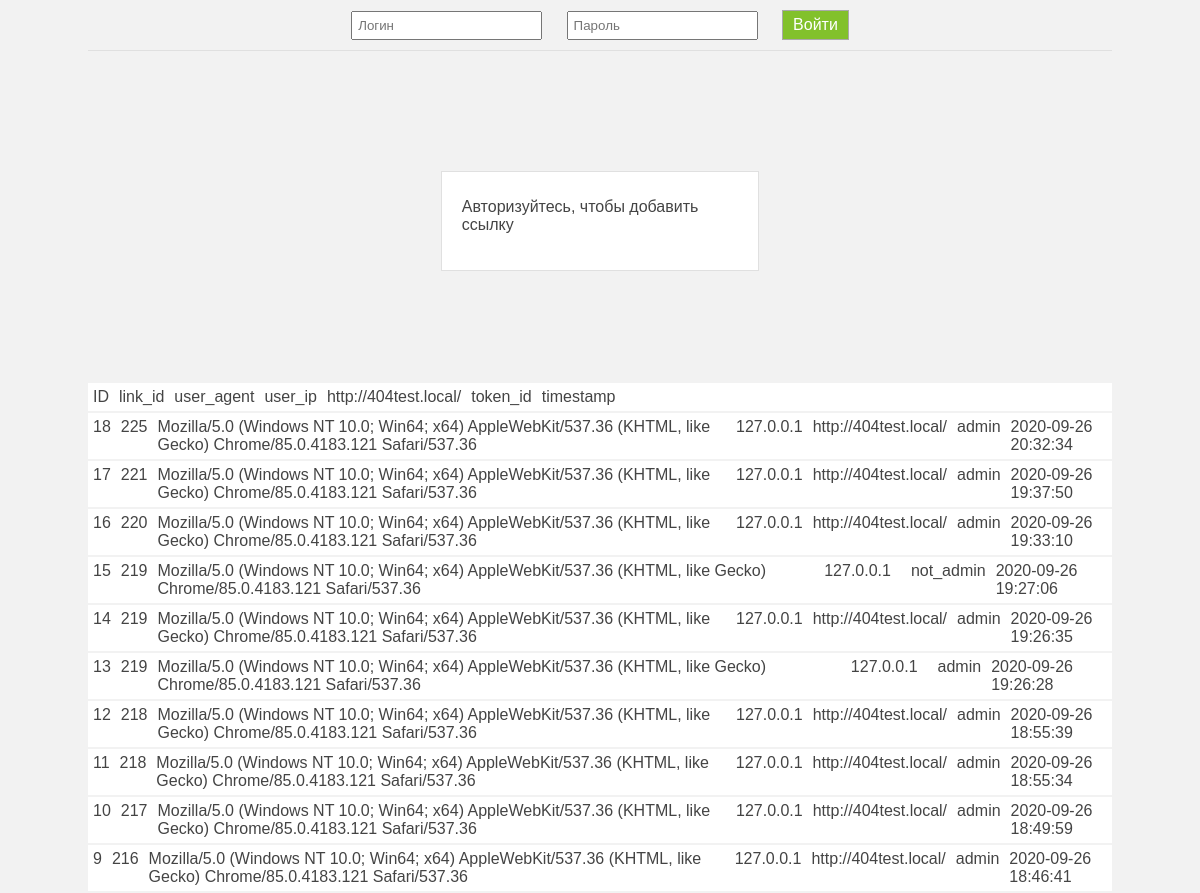
The page / on the database its author committed.
### tables this page shows
CREATE TABLE `stats` (
  `ID` int(11) NOT NULL,
  `link_id` int(11) NOT NULL,
  `user_agent` varchar(255) NOT NULL,
  `user_ip` varchar(100) NOT NULL,
  `referrer` varchar(100) NOT NULL,
  `token_id` varchar(100) NOT NULL,
  `timestamp` timestamp NOT NULL DEFAULT current_timestamp() ON UPDATE current_timestamp()
);

### index.php (called while the page is built, shortened)
<?php
function loadClasses($class)
{
    $path = __DIR__ . '/classes/';
}
$route = new Router();
$route->request($_SERVER['REQUEST_URI']);

### classes/database.php (called while the page is built, shortened)
<?php
class DataBase {
  private $pdo = null;
  function __construct(){
    try {
      $this->pdo = new PDO(
        "mysql:host=localhost;dbname=404test;charset=utf8","404test", "test404test", [
          PDO::ATTR_ERRMODE => PDO::ERRMODE_EXCEPTION,
          PDO::ATTR_DEFAULT_FETCH_MODE => PDO::FETCH_ASSOC,
          PDO::ATTR_EMULATE_PREPARES => false,
        ]
      );
    } catch (Exception $ex) { die($ex->getMessage()); }
  }
  function run($sql, $cond=null){
    $result = false;
    try {
      $this->stmt = $this->pdo->prepare($sql);
      $this->stmt->execute($cond);
      $result = $this->stmt->fetchAll();
    } catch (Exception $ex) { die($ex->getMessage()); }
    return $result;
  }
}
?>

### classes/linkdata.php (called while the page is built, shortened)
<?php
class LinkData extends Database
{
  function showStats()
  {
    $data = $this->run("SELECT * FROM `stats` order by ID desc limit 10;");
    return $data;
  }
}

### views/main.php (the view, shortened to what this page needs)
<!DOCTYPE html>
<html>
<?php
include_once("views/templates/header.php");
?>
<body>
    <div class="login">
        <?php if (User::isLogged()) { ?>
            <input id="login" type="text" placeholder="Логин" value="<?= $_SESSION['user']; ?>"></input>
            <input id="pass" type="password" placeholder="Пароль" value="****"></input>
            <div id="ajaxlogin" class="button" onClick="ajaxlogout()">Выйти</div>
        <?php } else { ?>
            <input id="login" type="text" placeholder="Логин"></input>
            <input id="pass" type="password" placeholder="Пароль"></input>
            <div id="ajaxlogin" class="button" onClick="ajaxlogin()">Войти</div>
        <?php }; ?>
    </div>
    <div class="error"></div>
    <div class="posts">
        <?php if (User::isAdmin()) { ?>
            <div class="post">
                <input id="link_url" type="text" placeholder="URL"></input>
                <div id="ajaxaddlink" class="button" onClick="ajaxaddlink()">Добавить ссылку</div>
                <div class="error"></div>
            </div>
        <?php } else { ?>
            <div class="post">
                <p>Авторизуйтесь, чтобы добавить ссылку</p>
                <div class="error"></div>
            </div>
        <?php }; ?>
    </div>
    <div class="posts">
        <div class="statsrow">
            <div class="stat">
                <div class="param">ID</div>
                <div class="param">link_id</div>
                <div class="param">user_agent</div>
                <div class="param">user_ip</div>
                <div class="param">http://404test.local/</div>
                <div class="param">token_id</div>
                <div class="param">timestamp</div>
            </div>
            <?php $linkdata = new LinkData();
            $stats = $linkdata->showStats();
            foreach ($stats as $stat) {
                echo '<div class="stat">';
                foreach ($stat as $param) {
                    echo '<div class="param">' . $param . '</div>';
                }
                echo '</div>';
            }
            ?>
        </div>
    </div>
</body>
</html>

### classes/router.php (shortened to what this page needs)
<?php
class Router
{
    function request($request)
    {
        $docroot = $_SERVER['DOCUMENT_ROOT'];
        switch ($request) {
            case '/':
            case '':
                require $docroot . '/views/main.php';
                break;
        }
    }
}

### views/templates/header.php (shortened to what this page needs)
<head>
    <link rel="stylesheet" type="text/css" href="views/css/main.css">
</head>

### views/css/main.css (style rules this page uses)
html, body { margin: 0; width: 100%; }
html { background: #f2f2f2; font-family: Arial; color: #444; }
.login { margin: 0 auto; border-bottom: 1px solid #e0e0e0; width: 1024px; text-align: center; }
.login input { margin: 10px; display: inline-block; position: relative; padding: 5px; }
.login .button { margin: 10px; display: inline-block; position: relative; padding: 5px 10px; cursor: pointer; border: 1px solid darkgrey; }
.stat { display: flex; background: #fff; margin: 2px 0; }
.param { padding: 5px; }
.posts { align-content: flex-start; display: flex; flex-wrap: wrap; align-items: center; justify-content: center; width: 100%; max-width: 1024px; margin: 0 auto; padding-top: 100px; align-items: flex-end; }
.post { position: relative; background: #fff; padding: 10px 20px; margin: 10px; display: inline-block; flex: 1 0 27%; max-width: 27%; min-width: 27%; border: 1px solid #e0e0e0; text-decoration: none; }
.button { color: #fff; text-align: center; background: #82c12b; margin: 10px 0 0; padding: 5px; transition: all 0.4s; cursor: pointer; }
.error { text-align: center; padding: 10px 5px 0; color: black; font-size: 14px; word-break: break-word; }

### rows shown on the page
stats: ID "18", link "225", user_agent "Mozilla/5.0 (Windows NT 10.0; Win64; x64) AppleWebKit/537.36 (KHTML, like Gecko) Chrome/85.0.4183.121 Safari/537.36", user_ip "127.0.0.1", referrer "http://404test.local/", token "admin", timestamp "2020-09-26 20:32:34"
stats: ID "17", link "221", user_agent "Mozilla/5.0 (Windows NT 10.0; Win64; x64) AppleWebKit/537.36 (KHTML, like Gecko) Chrome/85.0.4183.121 Safari/537.36", user_ip "127.0.0.1", referrer "http://404test.local/", token "admin", timestamp "2020-09-26 19:37:50"
stats: ID "16", link "220", user_agent "Mozilla/5.0 (Windows NT 10.0; Win64; x64) AppleWebKit/537.36 (KHTML, like Gecko) Chrome/85.0.4183.121 Safari/537.36", user_ip "127.0.0.1", referrer "http://404test.local/", token "admin", timestamp "2020-09-26 19:33:10"
stats: ID "15", link "219", user_agent "Mozilla/5.0 (Windows NT 10.0; Win64; x64) AppleWebKit/537.36 (KHTML, like Gecko) Chrome/85.0.4183.121 Safari/537.36", user_ip "127.0.0.1", token "not_admin", timestamp "2020-09-26 19:27:06"
stats: ID "14", link "219", user_agent "Mozilla/5.0 (Windows NT 10.0; Win64; x64) AppleWebKit/537.36 (KHTML, like Gecko) Chrome/85.0.4183.121 Safari/537.36", user_ip "127.0.0.1", referrer "http://404test.local/", token "admin", timestamp "2020-09-26 19:26:35"
stats: ID "13", link "219", user_agent "Mozilla/5.0 (Windows NT 10.0; Win64; x64) AppleWebKit/537.36 (KHTML, like Gecko) Chrome/85.0.4183.121 Safari/537.36", user_ip "127.0.0.1", token "admin", timestamp "2020-09-26 19:26:28"
stats: ID "12", link "218", user_agent "Mozilla/5.0 (Windows NT 10.0; Win64; x64) AppleWebKit/537.36 (KHTML, like Gecko) Chrome/85.0.4183.121 Safari/537.36", user_ip "127.0.0.1", referrer "http://404test.local/", token "admin", timestamp "2020-09-26 18:55:39"
stats: ID "11", link "218", user_agent "Mozilla/5.0 (Windows NT 10.0; Win64; x64) AppleWebKit/537.36 (KHTML, like Gecko) Chrome/85.0.4183.121 Safari/537.36", user_ip "127.0.0.1", referrer "http://404test.local/", token "admin", timestamp "2020-09-26 18:55:34"
stats: ID "10", link "217", user_agent "Mozilla/5.0 (Windows NT 10.0; Win64; x64) AppleWebKit/537.36 (KHTML, like Gecko) Chrome/85.0.4183.121 Safari/537.36", user_ip "127.0.0.1", referrer "http://404test.local/", token "admin", timestamp "2020-09-26 18:49:59"
stats: ID "9", link "216", user_agent "Mozilla/5.0 (Windows NT 10.0; Win64; x64) AppleWebKit/537.36 (KHTML, like Gecko) Chrome/85.0.4183.121 Safari/537.36", user_ip "127.0.0.1", referrer "http://404test.local/", token "admin", timestamp "2020-09-26 18:46:41"
